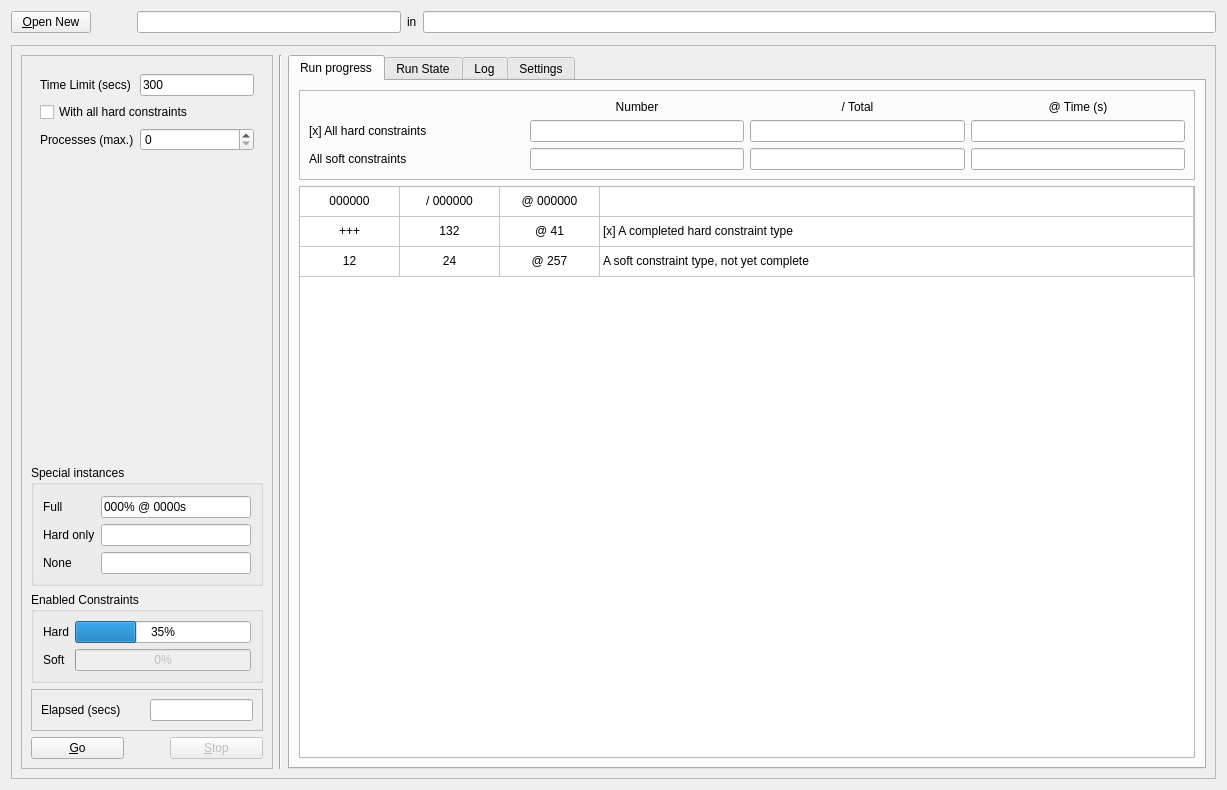
<?xml version="1.0" encoding="UTF-8"?>
<ui version="4.0">
 <class>MainWindow</class>
 <widget class="QWidget" name="MainWindow">
  <property name="geometry">
   <rect>
    <x>0</x>
    <y>0</y>
    <width>1227</width>
    <height>790</height>
   </rect>
  </property>
  <property name="sizePolicy">
   <sizepolicy hsizetype="MinimumExpanding" vsizetype="MinimumExpanding">
    <horstretch>0</horstretch>
    <verstretch>0</verstretch>
   </sizepolicy>
  </property>
  <property name="windowTitle">
   <string notr="true">fetrunner</string>
  </property>
  <layout class="QVBoxLayout" name="verticalLayout_4">
   <item>
    <layout class="QHBoxLayout" name="horizontalLayout_3" stretch="0,0,1,0,3">
     <item>
      <widget class="QPushButton" name="pb_open_new">
       <property name="text">
        <string>&amp;Open New</string>
       </property>
      </widget>
     </item>
     <item>
      <spacer name="horizontalSpacer">
       <property name="orientation">
        <enum>Qt::Orientation::Vertical</enum>
       </property>
       <property name="sizeType">
        <enum>QSizePolicy::Policy::Fixed</enum>
       </property>
       <property name="sizeHint" stdset="0">
        <size>
         <width>40</width>
         <height>20</height>
        </size>
       </property>
      </spacer>
     </item>
     <item>
      <widget class="QLineEdit" name="currentFile">
       <property name="readOnly">
        <bool>true</bool>
       </property>
      </widget>
     </item>
     <item>
      <widget class="QLabel" name="label">
       <property name="text">
        <string>in</string>
       </property>
      </widget>
     </item>
     <item>
      <widget class="QLineEdit" name="currentDir">
       <property name="text">
        <string/>
       </property>
       <property name="readOnly">
        <bool>true</bool>
       </property>
      </widget>
     </item>
    </layout>
   </item>
   <item>
    <widget class="Line" name="line">
     <property name="orientation">
      <enum>Qt::Orientation::Vertical</enum>
     </property>
    </widget>
   </item>
   <item>
    <widget class="QFrame" name="frame_3">
     <property name="frameShape">
      <enum>QFrame::Shape::StyledPanel</enum>
     </property>
     <property name="frameShadow">
      <enum>QFrame::Shadow::Raised</enum>
     </property>
     <layout class="QHBoxLayout" name="horizontalLayout_2" stretch="0,0,1">
      <item>
       <widget class="QFrame" name="frame_left">
        <property name="frameShape">
         <enum>QFrame::Shape::StyledPanel</enum>
        </property>
        <property name="frameShadow">
         <enum>QFrame::Shadow::Raised</enum>
        </property>
        <layout class="QVBoxLayout" name="verticalLayout_3" stretch="1,0,0,0,0">
         <item>
          <widget class="QFrame" name="frame_parameters">
           <layout class="QFormLayout" name="formLayout">
            <item row="0" column="0">
             <widget class="QLabel" name="label_3">
              <property name="text">
               <string>Time Limit (secs)</string>
              </property>
             </widget>
            </item>
            <item row="0" column="1">
             <widget class="QLineEdit" name="tt_timeout">
              <property name="sizePolicy">
               <sizepolicy hsizetype="Ignored" vsizetype="Fixed">
                <horstretch>0</horstretch>
                <verstretch>0</verstretch>
               </sizepolicy>
              </property>
              <property name="text">
               <string notr="true">300</string>
              </property>
             </widget>
            </item>
            <item row="3" column="0">
             <spacer name="verticalSpacer">
              <property name="orientation">
               <enum>Qt::Orientation::Vertical</enum>
              </property>
              <property name="sizeType">
               <enum>QSizePolicy::Policy::Fixed</enum>
              </property>
              <property name="sizeHint" stdset="0">
               <size>
                <width>20</width>
                <height>40</height>
               </size>
              </property>
             </spacer>
            </item>
            <item row="3" column="1">
             <spacer name="horizontalSpacer_4">
              <property name="orientation">
               <enum>Qt::Orientation::Vertical</enum>
              </property>
              <property name="sizeType">
               <enum>QSizePolicy::Policy::Fixed</enum>
              </property>
              <property name="sizeHint" stdset="0">
               <size>
                <width>80</width>
                <height>20</height>
               </size>
              </property>
             </spacer>
            </item>
            <item row="1" column="0" colspan="2">
             <widget class="QCheckBox" name="tt_skip_hard">
              <property name="toolTip">
               <string>All hard constraints enabled, for testing soft constraints.</string>
              </property>
              <property name="text">
               <string>With all hard constraints</string>
              </property>
             </widget>
            </item>
            <item row="2" column="0">
             <widget class="QLabel" name="label_7">
              <property name="text">
               <string>Processes (max.)</string>
              </property>
             </widget>
            </item>
            <item row="2" column="1">
             <widget class="QSpinBox" name="tt_processes"/>
            </item>
           </layout>
          </widget>
         </item>
         <item>
          <widget class="QGroupBox" name="groupBox">
           <property name="toolTip">
            <string>Instances (runs) with fixed selections of constraints.</string>
           </property>
           <property name="title">
            <string>Special instances</string>
           </property>
           <layout class="QGridLayout" name="gridLayout">
            <item row="3" column="1">
             <widget class="QLineEdit" name="progress_unconstrained">
              <property name="sizePolicy">
               <sizepolicy hsizetype="Ignored" vsizetype="Fixed">
                <horstretch>0</horstretch>
                <verstretch>0</verstretch>
               </sizepolicy>
              </property>
              <property name="minimumSize">
               <size>
                <width>100</width>
                <height>0</height>
               </size>
              </property>
              <property name="toolTip">
               <string/>
              </property>
              <property name="readOnly">
               <bool>true</bool>
              </property>
             </widget>
            </item>
            <item row="2" column="1">
             <widget class="QLineEdit" name="progress_hard_only">
              <property name="sizePolicy">
               <sizepolicy hsizetype="Ignored" vsizetype="Fixed">
                <horstretch>0</horstretch>
                <verstretch>0</verstretch>
               </sizepolicy>
              </property>
              <property name="minimumSize">
               <size>
                <width>100</width>
                <height>0</height>
               </size>
              </property>
              <property name="toolTip">
               <string/>
              </property>
              <property name="readOnly">
               <bool>true</bool>
              </property>
             </widget>
            </item>
            <item row="3" column="0">
             <widget class="QLabel" name="label_15">
              <property name="toolTip">
               <string>No constraints are enabled.</string>
              </property>
              <property name="text">
               <string>None</string>
              </property>
             </widget>
            </item>
            <item row="1" column="1">
             <widget class="QLineEdit" name="progress_complete">
              <property name="sizePolicy">
               <sizepolicy hsizetype="Ignored" vsizetype="Fixed">
                <horstretch>0</horstretch>
                <verstretch>0</verstretch>
               </sizepolicy>
              </property>
              <property name="minimumSize">
               <size>
                <width>100</width>
                <height>0</height>
               </size>
              </property>
              <property name="toolTip">
               <string/>
              </property>
              <property name="text">
               <string notr="true">000% @ 0000s</string>
              </property>
              <property name="readOnly">
               <bool>true</bool>
              </property>
             </widget>
            </item>
            <item row="1" column="0">
             <widget class="QLabel" name="label_13">
              <property name="toolTip">
               <string>All constraints are enabled.</string>
              </property>
              <property name="text">
               <string>Full</string>
              </property>
             </widget>
            </item>
            <item row="0" column="1">
             <spacer name="horizontalSpacer_5">
              <property name="orientation">
               <enum>Qt::Orientation::Horizontal</enum>
              </property>
              <property name="sizeType">
               <enum>QSizePolicy::Policy::Fixed</enum>
              </property>
              <property name="sizeHint" stdset="0">
               <size>
                <width>150</width>
                <height>2</height>
               </size>
              </property>
             </spacer>
            </item>
            <item row="2" column="0">
             <widget class="QLabel" name="label_14">
              <property name="toolTip">
               <string>All hard constraints are enabled, no soft constraints.</string>
              </property>
              <property name="text">
               <string>Hard only</string>
              </property>
             </widget>
            </item>
           </layout>
          </widget>
         </item>
         <item>
          <widget class="QGroupBox" name="groupBox_2">
           <property name="sizePolicy">
            <sizepolicy hsizetype="MinimumExpanding" vsizetype="Fixed">
             <horstretch>0</horstretch>
             <verstretch>0</verstretch>
            </sizepolicy>
           </property>
           <property name="toolTip">
            <string>Overall progress, showing percentage of hard and soft constraints which have been &quot;accepted&quot;.</string>
           </property>
           <property name="title">
            <string>Enabled Constraints</string>
           </property>
           <layout class="QFormLayout" name="formLayout_2">
            <item row="1" column="0">
             <widget class="QLabel" name="label_hard">
              <property name="text">
               <string>Hard</string>
              </property>
             </widget>
            </item>
            <item row="2" column="0">
             <widget class="QLabel" name="label_soft">
              <property name="text">
               <string>Soft</string>
              </property>
             </widget>
            </item>
            <item row="1" column="1">
             <widget class="QProgressBar" name="progress_hard">
              <property name="maximum">
               <number>100</number>
              </property>
              <property name="value">
               <number>35</number>
              </property>
              <property name="textVisible">
               <bool>true</bool>
              </property>
              <property name="format">
               <string notr="true">%p%</string>
              </property>
             </widget>
            </item>
            <item row="2" column="1">
             <widget class="QProgressBar" name="progress_soft">
              <property name="enabled">
               <bool>false</bool>
              </property>
              <property name="minimum">
               <number>0</number>
              </property>
              <property name="maximum">
               <number>100</number>
              </property>
              <property name="value">
               <number>0</number>
              </property>
              <property name="textVisible">
               <bool>true</bool>
              </property>
              <property name="invertedAppearance">
               <bool>false</bool>
              </property>
              <property name="format">
               <string notr="true">%p%</string>
              </property>
             </widget>
            </item>
           </layout>
          </widget>
         </item>
         <item>
          <widget class="QFrame" name="frame_elapsed">
           <property name="frameShape">
            <enum>QFrame::Shape::StyledPanel</enum>
           </property>
           <property name="frameShadow">
            <enum>QFrame::Shadow::Raised</enum>
           </property>
           <layout class="QGridLayout" name="gridLayout_3">
            <item row="0" column="1">
             <widget class="QLineEdit" name="elapsed_time">
              <property name="sizePolicy">
               <sizepolicy hsizetype="Ignored" vsizetype="Fixed">
                <horstretch>0</horstretch>
                <verstretch>0</verstretch>
               </sizepolicy>
              </property>
              <property name="text">
               <string/>
              </property>
              <property name="readOnly">
               <bool>true</bool>
              </property>
             </widget>
            </item>
            <item row="0" column="0">
             <widget class="QLabel" name="label_5">
              <property name="text">
               <string>Elapsed (secs)</string>
              </property>
             </widget>
            </item>
           </layout>
          </widget>
         </item>
         <item>
          <layout class="QHBoxLayout" name="horizontalLayout" stretch="0,0,0">
           <item>
            <widget class="QPushButton" name="pb_go">
             <property name="text">
              <string>&amp;Go</string>
             </property>
            </widget>
           </item>
           <item>
            <spacer name="horizontalSpacer_2">
             <property name="orientation">
              <enum>Qt::Orientation::Vertical</enum>
             </property>
             <property name="sizeType">
              <enum>QSizePolicy::Policy::Fixed</enum>
             </property>
             <property name="sizeHint" stdset="0">
              <size>
               <width>40</width>
               <height>20</height>
              </size>
             </property>
            </spacer>
           </item>
           <item>
            <widget class="QPushButton" name="pb_stop">
             <property name="enabled">
              <bool>false</bool>
             </property>
             <property name="text">
              <string>&amp;Stop</string>
             </property>
            </widget>
           </item>
          </layout>
         </item>
        </layout>
       </widget>
      </item>
      <item>
       <widget class="Line" name="line_2">
        <property name="orientation">
         <enum>Qt::Orientation::Vertical</enum>
        </property>
       </widget>
      </item>
      <item>
       <widget class="QTabWidget" name="tabWidget">
        <property name="currentIndex">
         <number>0</number>
        </property>
        <widget class="QWidget" name="tab_1">
         <attribute name="title">
          <string>Run progress</string>
         </attribute>
         <layout class="QVBoxLayout" name="verticalLayout">
          <item>
           <widget class="QFrame" name="frame">
            <property name="frameShape">
             <enum>QFrame::Shape::StyledPanel</enum>
            </property>
            <property name="frameShadow">
             <enum>QFrame::Shadow::Raised</enum>
            </property>
            <layout class="QGridLayout" name="gridLayout_2">
             <item row="0" column="3">
              <widget class="QLabel" name="label_11">
               <property name="text">
                <string>@ Time (s)</string>
               </property>
               <property name="alignment">
                <set>Qt::AlignmentFlag::AlignCenter</set>
               </property>
              </widget>
             </item>
             <item row="2" column="1">
              <widget class="QLineEdit" name="soft_naccepted">
               <property name="sizePolicy">
                <sizepolicy hsizetype="Ignored" vsizetype="Fixed">
                 <horstretch>0</horstretch>
                 <verstretch>0</verstretch>
                </sizepolicy>
               </property>
               <property name="alignment">
                <set>Qt::AlignmentFlag::AlignCenter</set>
               </property>
               <property name="readOnly">
                <bool>true</bool>
               </property>
              </widget>
             </item>
             <item row="1" column="1">
              <widget class="QLineEdit" name="hard_naccepted">
               <property name="sizePolicy">
                <sizepolicy hsizetype="Preferred" vsizetype="Fixed">
                 <horstretch>0</horstretch>
                 <verstretch>0</verstretch>
                </sizepolicy>
               </property>
               <property name="text">
                <string/>
               </property>
               <property name="alignment">
                <set>Qt::AlignmentFlag::AlignCenter</set>
               </property>
               <property name="readOnly">
                <bool>true</bool>
               </property>
              </widget>
             </item>
             <item row="2" column="2">
              <widget class="QLineEdit" name="soft_nconstraints">
               <property name="sizePolicy">
                <sizepolicy hsizetype="Ignored" vsizetype="Fixed">
                 <horstretch>0</horstretch>
                 <verstretch>0</verstretch>
                </sizepolicy>
               </property>
               <property name="alignment">
                <set>Qt::AlignmentFlag::AlignCenter</set>
               </property>
               <property name="readOnly">
                <bool>true</bool>
               </property>
              </widget>
             </item>
             <item row="1" column="3">
              <widget class="QLineEdit" name="hard_tlastchange">
               <property name="sizePolicy">
                <sizepolicy hsizetype="Preferred" vsizetype="Fixed">
                 <horstretch>0</horstretch>
                 <verstretch>0</verstretch>
                </sizepolicy>
               </property>
               <property name="alignment">
                <set>Qt::AlignmentFlag::AlignCenter</set>
               </property>
               <property name="readOnly">
                <bool>true</bool>
               </property>
              </widget>
             </item>
             <item row="1" column="2">
              <widget class="QLineEdit" name="hard_nconstraints">
               <property name="sizePolicy">
                <sizepolicy hsizetype="Preferred" vsizetype="Fixed">
                 <horstretch>0</horstretch>
                 <verstretch>0</verstretch>
                </sizepolicy>
               </property>
               <property name="text">
                <string/>
               </property>
               <property name="alignment">
                <set>Qt::AlignmentFlag::AlignCenter</set>
               </property>
               <property name="readOnly">
                <bool>true</bool>
               </property>
              </widget>
             </item>
             <item row="2" column="0">
              <widget class="QLabel" name="label_8">
               <property name="text">
                <string>All soft constraints</string>
               </property>
              </widget>
             </item>
             <item row="0" column="1">
              <widget class="QLabel" name="label_9">
               <property name="text">
                <string>Number</string>
               </property>
               <property name="alignment">
                <set>Qt::AlignmentFlag::AlignCenter</set>
               </property>
              </widget>
             </item>
             <item row="2" column="3">
              <widget class="QLineEdit" name="soft_tlastchange">
               <property name="sizePolicy">
                <sizepolicy hsizetype="Ignored" vsizetype="Fixed">
                 <horstretch>0</horstretch>
                 <verstretch>0</verstretch>
                </sizepolicy>
               </property>
               <property name="alignment">
                <set>Qt::AlignmentFlag::AlignCenter</set>
               </property>
               <property name="readOnly">
                <bool>true</bool>
               </property>
              </widget>
             </item>
             <item row="0" column="2">
              <widget class="QLabel" name="label_10">
               <property name="text">
                <string>/ Total</string>
               </property>
               <property name="alignment">
                <set>Qt::AlignmentFlag::AlignCenter</set>
               </property>
              </widget>
             </item>
             <item row="1" column="0">
              <widget class="QLabel" name="label_6">
               <property name="text">
                <string>[x] All hard constraints</string>
               </property>
              </widget>
             </item>
            </layout>
           </widget>
          </item>
          <item>
           <widget class="QTableWidget" name="progress_table">
            <property name="editTriggers">
             <set>QAbstractItemView::EditTrigger::NoEditTriggers</set>
            </property>
            <property name="wordWrap">
             <bool>false</bool>
            </property>
            <attribute name="horizontalHeaderVisible">
             <bool>false</bool>
            </attribute>
            <attribute name="horizontalHeaderStretchLastSection">
             <bool>true</bool>
            </attribute>
            <attribute name="verticalHeaderVisible">
             <bool>false</bool>
            </attribute>
            <row>
             <property name="text">
              <string>Sizes</string>
             </property>
            </row>
            <row>
             <property name="text">
              <string>Finished</string>
             </property>
            </row>
            <row>
             <property name="text">
              <string>Running Soft</string>
             </property>
            </row>
            <column>
             <property name="text">
              <string>Accepted</string>
             </property>
            </column>
            <column>
             <property name="text">
              <string>Total</string>
             </property>
            </column>
            <column>
             <property name="text">
              <string>Elapsed</string>
             </property>
            </column>
            <column>
             <property name="text">
              <string>[Hard] Constraint type</string>
             </property>
            </column>
            <item row="0" column="0">
             <property name="text">
              <string notr="true">000000</string>
             </property>
             <property name="font">
              <font>
               <bold>false</bold>
              </font>
             </property>
             <property name="textAlignment">
              <set>AlignCenter</set>
             </property>
            </item>
            <item row="0" column="1">
             <property name="text">
              <string notr="true">/ 000000</string>
             </property>
             <property name="font">
              <font>
               <bold>false</bold>
              </font>
             </property>
             <property name="textAlignment">
              <set>AlignCenter</set>
             </property>
            </item>
            <item row="0" column="2">
             <property name="text">
              <string notr="true">@ 000000</string>
             </property>
             <property name="font">
              <font>
               <bold>false</bold>
              </font>
             </property>
             <property name="textAlignment">
              <set>AlignCenter</set>
             </property>
            </item>
            <item row="0" column="3">
             <property name="text">
              <string/>
             </property>
             <property name="font">
              <font>
               <bold>false</bold>
               <underline>true</underline>
              </font>
             </property>
            </item>
            <item row="1" column="0">
             <property name="text">
              <string notr="true">+++</string>
             </property>
             <property name="textAlignment">
              <set>AlignCenter</set>
             </property>
            </item>
            <item row="1" column="1">
             <property name="text">
              <string notr="true">132</string>
             </property>
             <property name="textAlignment">
              <set>AlignCenter</set>
             </property>
            </item>
            <item row="1" column="2">
             <property name="text">
              <string notr="true">@ 41</string>
             </property>
             <property name="textAlignment">
              <set>AlignCenter</set>
             </property>
            </item>
            <item row="1" column="3">
             <property name="text">
              <string>[x] A completed hard constraint type</string>
             </property>
            </item>
            <item row="2" column="0">
             <property name="text">
              <string notr="true">12</string>
             </property>
             <property name="textAlignment">
              <set>AlignCenter</set>
             </property>
            </item>
            <item row="2" column="1">
             <property name="text">
              <string notr="true">24</string>
             </property>
             <property name="textAlignment">
              <set>AlignCenter</set>
             </property>
            </item>
            <item row="2" column="2">
             <property name="text">
              <string notr="true">@ 257</string>
             </property>
             <property name="textAlignment">
              <set>AlignCenter</set>
             </property>
            </item>
            <item row="2" column="3">
             <property name="text">
              <string>A soft constraint type, not yet complete</string>
             </property>
            </item>
           </widget>
          </item>
         </layout>
        </widget>
        <widget class="QWidget" name="tab_2">
         <attribute name="title">
          <string>Run State</string>
         </attribute>
         <layout class="QVBoxLayout" name="verticalLayout_2">
          <item>
           <widget class="QTableWidget" name="instance_table">
            <property name="editTriggers">
             <set>QAbstractItemView::EditTrigger::NoEditTriggers</set>
            </property>
            <property name="wordWrap">
             <bool>false</bool>
            </property>
            <attribute name="horizontalHeaderVisible">
             <bool>false</bool>
            </attribute>
            <attribute name="horizontalHeaderCascadingSectionResizes">
             <bool>true</bool>
            </attribute>
            <attribute name="horizontalHeaderStretchLastSection">
             <bool>true</bool>
            </attribute>
            <attribute name="verticalHeaderVisible">
             <bool>false</bool>
            </attribute>
            <row>
             <property name="text">
              <string>Sizes</string>
             </property>
            </row>
            <row>
             <property name="text">
              <string>Finished</string>
             </property>
            </row>
            <column>
             <property name="text">
              <string>Progress</string>
             </property>
            </column>
            <column>
             <property name="text">
              <string>Constraints</string>
             </property>
            </column>
            <column>
             <property name="text">
              <string>Time</string>
             </property>
            </column>
            <column>
             <property name="text">
              <string>Timeout</string>
             </property>
            </column>
            <column>
             <property name="text">
              <string>[Hard] Constraint type</string>
             </property>
            </column>
            <item row="0" column="0">
             <property name="text">
              <string notr="true">0000%</string>
             </property>
             <property name="textAlignment">
              <set>AlignCenter</set>
             </property>
            </item>
            <item row="0" column="1">
             <property name="text">
              <string notr="true">n = 00000</string>
             </property>
             <property name="textAlignment">
              <set>AlignCenter</set>
             </property>
            </item>
            <item row="0" column="2">
             <property name="text">
              <string notr="true">@ 000000</string>
             </property>
             <property name="textAlignment">
              <set>AlignCenter</set>
             </property>
            </item>
            <item row="0" column="3">
             <property name="text">
              <string notr="true">/ 00000</string>
             </property>
             <property name="textAlignment">
              <set>AlignCenter</set>
             </property>
            </item>
            <item row="0" column="4">
             <property name="text">
              <string>[x] Constraint name</string>
             </property>
            </item>
            <item row="1" column="0">
             <property name="text">
              <string notr="true">+++</string>
             </property>
             <property name="textAlignment">
              <set>AlignCenter</set>
             </property>
            </item>
            <item row="1" column="1">
             <property name="text">
              <string notr="true">n = 28</string>
             </property>
             <property name="textAlignment">
              <set>AlignCenter</set>
             </property>
            </item>
            <item row="1" column="2">
             <property name="text">
              <string notr="true">@ 13</string>
             </property>
             <property name="textAlignment">
              <set>AlignCenter</set>
             </property>
            </item>
            <item row="1" column="3">
             <property name="text">
              <string notr="true">/ 10</string>
             </property>
             <property name="textAlignment">
              <set>AlignCenter</set>
             </property>
            </item>
            <item row="1" column="4">
             <property name="text">
              <string>[x] Some completed instance</string>
             </property>
            </item>
           </widget>
          </item>
          <item>
           <widget class="Line" name="line_3">
            <property name="orientation">
             <enum>Qt::Orientation::Vertical</enum>
            </property>
           </widget>
          </item>
         </layout>
        </widget>
        <widget class="QWidget" name="tab_3">
         <attribute name="title">
          <string>Log</string>
         </attribute>
         <layout class="QVBoxLayout" name="verticalLayout_5">
          <item>
           <widget class="QTextEdit" name="logview">
            <property name="styleSheet">
             <string notr="true">background-color: rgb(248, 228, 92);</string>
            </property>
            <property name="undoRedoEnabled">
             <bool>false</bool>
            </property>
            <property name="readOnly">
             <bool>true</bool>
            </property>
            <property name="acceptRichText">
             <bool>false</bool>
            </property>
           </widget>
          </item>
          <item>
           <widget class="QPushButton" name="pushButton">
            <property name="text">
             <string>Clear</string>
            </property>
           </widget>
          </item>
         </layout>
        </widget>
        <widget class="QWidget" name="tab">
         <attribute name="title">
          <string>Settings</string>
         </attribute>
         <layout class="QVBoxLayout" name="verticalLayout_6">
          <item>
           <layout class="QHBoxLayout" name="horizontalLayout_4">
            <item>
             <widget class="QLabel" name="label_2">
              <property name="text">
               <string>Temporary files</string>
              </property>
             </widget>
            </item>
            <item>
             <widget class="QLineEdit" name="tmp_dir">
              <property name="toolTip">
               <string>Folder for temporary files, preferably RAM-drive (or other in-memory &quot;device&quot;)</string>
              </property>
              <property name="readOnly">
               <bool>true</bool>
              </property>
             </widget>
            </item>
            <item>
             <widget class="QLabel" name="tmp_dir_name">
              <property name="text">
               <string notr="true">(fetrunner)</string>
              </property>
             </widget>
            </item>
            <item>
             <widget class="QPushButton" name="select_tmp_dir">
              <property name="text">
               <string>Select</string>
              </property>
             </widget>
            </item>
            <item>
             <widget class="QPushButton" name="default_tmp_dir">
              <property name="text">
               <string>Default</string>
              </property>
             </widget>
            </item>
           </layout>
          </item>
          <item>
           <spacer name="verticalSpacer_2">
            <property name="orientation">
             <enum>Qt::Orientation::Vertical</enum>
            </property>
            <property name="sizeHint" stdset="0">
             <size>
              <width>20</width>
              <height>576</height>
             </size>
            </property>
           </spacer>
          </item>
         </layout>
        </widget>
       </widget>
      </item>
     </layout>
    </widget>
   </item>
  </layout>
 </widget>
 <resources/>
 <connections>
  <connection>
   <sender>pushButton</sender>
   <signal>clicked()</signal>
   <receiver>logview</receiver>
   <slot>clear()</slot>
   <hints>
    <hint type="sourcelabel">
     <x>400</x>
     <y>128</y>
    </hint>
    <hint type="destinationlabel">
     <x>400</x>
     <y>121</y>
    </hint>
   </hints>
  </connection>
 </connections>
</ui>
